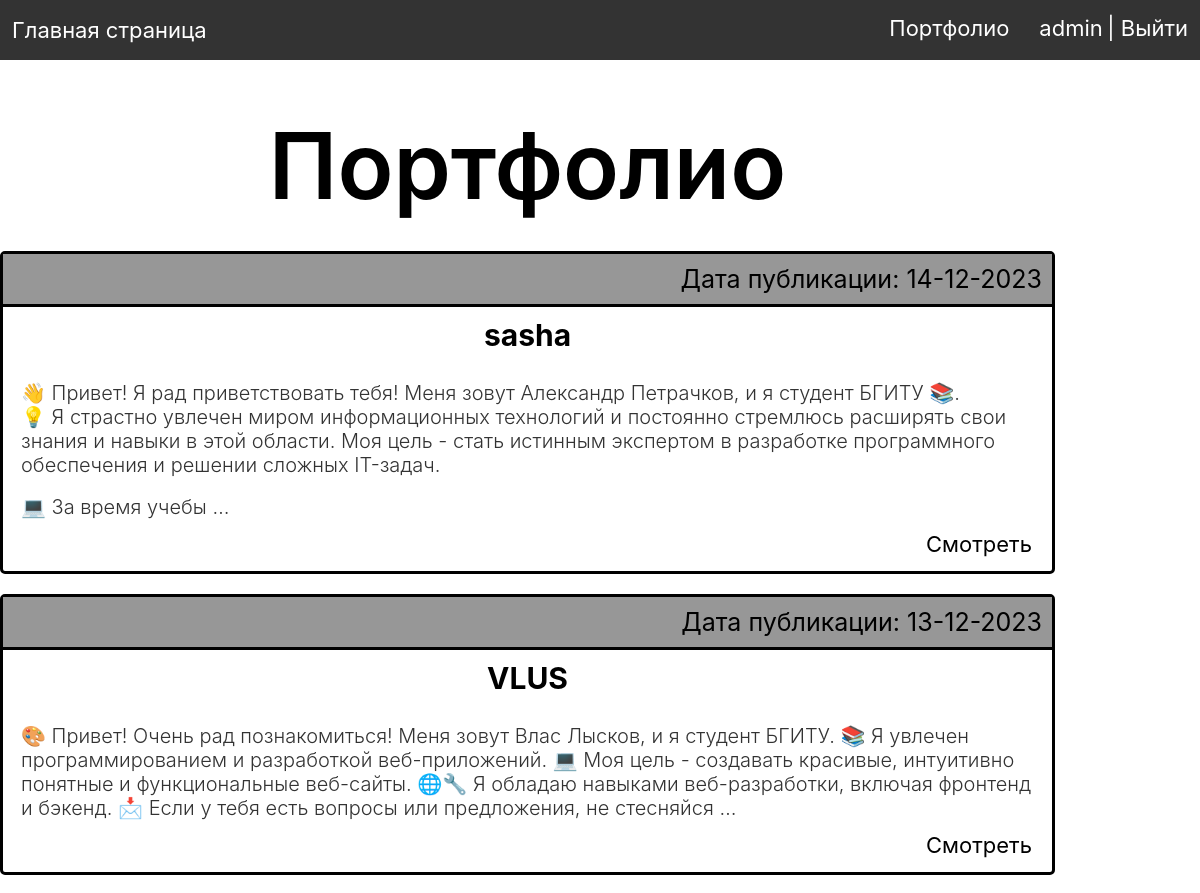
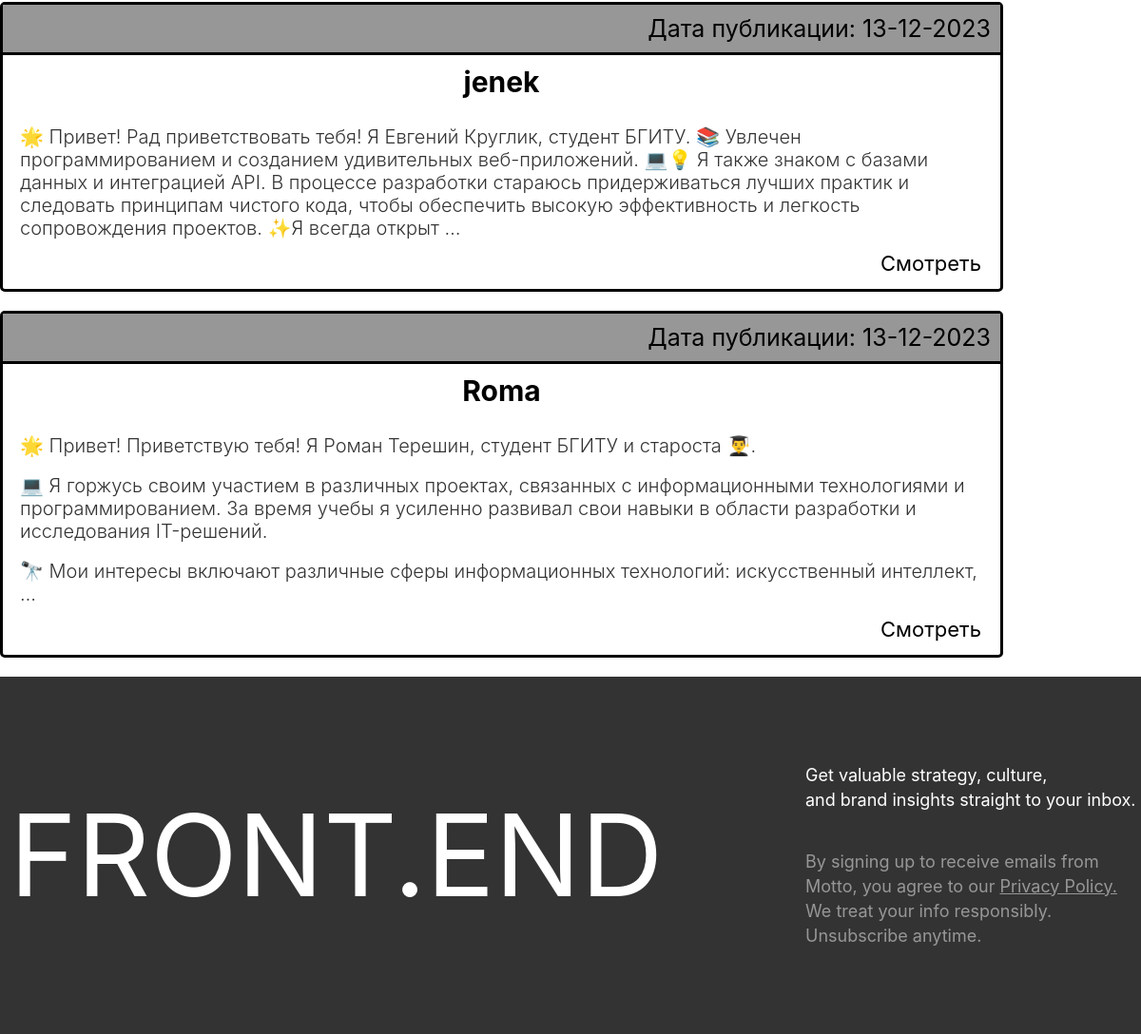
The page /portfolio/ (signed in) on the database its author committed (2 pictures, top to bottom).
### people/models.py (models this page shows, shortened)
class Portfolio(models.Model):
    user = models.OneToOneField(User, on_delete=models.CASCADE)
    slug = models.SlugField(max_length=255, unique=True, db_index=True, verbose_name="URL")
    creation_date = models.DateField(auto_now_add=True)
    update_date = models.DateField(auto_now=True)
    description = models.TextField(max_length=765)
    skills = models.CharField(max_length=255)
    photo_1 = models.ImageField(upload_to='portfolio/%Y/%m/%d/', blank=True, null=True)
    link_1 = models.URLField(blank=True)
    photo_2 = models.ImageField(upload_to='portfolio/%Y/%m/%d/', blank=True, null=True)
    link_2 = models.URLField(blank=True)
    photo_3 = models.ImageField(upload_to='portfolio/%Y/%m/%d/', blank=True, null=True)
    link_3 = models.URLField(blank=True)
    photo_4 = models.ImageField(upload_to='portfolio/%Y/%m/%d/', blank=True, null=True)
    link_4 = models.URLField(blank=True)
    photo_5 = models.ImageField(upload_to='portfolio/%Y/%m/%d/', blank=True, null=True)
    link_5 = models.URLField(blank=True)
    photo_6 = models.ImageField(upload_to='portfolio/%Y/%m/%d/', blank=True, null=True)
    link_6 = models.URLField(blank=True)
    photo_7 = models.ImageField(upload_to='portfolio/%Y/%m/%d/', blank=True, null=True)
    link_7 = models.URLField(blank=True)
    photo_8 = models.ImageField(upload_to='portfolio/%Y/%m/%d/', blank=True, null=True)
    link_8 = models.URLField(blank=True)
    def get_absolute_url(self):
        return reverse('portfolio_slug', kwargs={'portfolio_slug': self.slug})
    class Meta:
        verbose_name = 'Портфолио'
        verbose_name_plural = 'Портфолио'
        ordering = ['-creation_date', 'user']

### people/views.py (the view)
# urls.py: path('portfolio/', portfolio, name='portfolio'),
def portfolio(request):
    posts = Portfolio.objects.all()
    data = {
        'menu': menu,
        'title': 'Портфолио',
        'posts': posts
    }
    return render(request, 'people/portfolio.html', context=data)

### people/templates/people/portfolio.html (shortened to what this page needs)
{% extends 'people/base.html' %}
{% block content_css %}
{% load static %}
<link rel="stylesheet" type="text/css" href=" {% static 'people/css/portfolio.css' %}">
{% endblock %}
{% block content %}
     <div class="portfolio-container">
        <h1>{{title}}</h1>
        <ul class="list-articles">
        {% for p in posts %}
            <div class="frame">
            <li>
                <div class="article-panel">
                    <p class="last">Дата публикации: {{p.creation_date|date:"d-m-Y"}}</p>
                </div>
                    <h2>{{p.user}}</h2>
            <div class="text-description">
                {% autoescape on %}
                {{p.description|linebreaks|truncatewords:50}}
                {% endautoescape %}
            </div>
                <div class="clear">
                    <a class="look" href="{{ p.get_absolute_url }}">Смотреть</a>
                </div>
                </li>
            </div>
            <br>
        {% endfor %}
        </ul>
     </div>
{% endblock %}

### people/templates/people/base.html (shortened to what this page needs)
<!DOCTYPE html>
<html lang="ru">
<head>
    {% load static %}
    <link rel="stylesheet" type="text/css" href=" {% static 'people/css/base.css' %}">
    {% block content_css %}
    {% endblock %}
</head>
<body>
    <nav class="navbar">
        <a href="/">Главная страница</a>
        <ul class="navbar-list">
            {% for m in menu %}
            <li>
                <a href="{% url m.url_n %}"> {{m.title}}</a>
            </li>
            {% endfor %}
            {% if request.user.is_authenticated %}
                <li> <a href="{% url 'profile' %}">{{user.username}}</a> <a href="{% url 'logout' %}">| Выйти</a></li>
            {% endif %}
        </ul>
    </nav>
    <section>
        <div class="intro" id="intro">
        <div class="container">
            {% block content %}
            {% endblock %}
        </div>
        </div>
    </section>
    <footer>
        <div class="container footer-content">
            <h2 class="footer-title">FRONT.END</h2>
            <div class="footer-desc">
                <p class="footer-text-top">
                    Get valuable strategy, culture, <br>
                    and brand insights straight to your inbox.
                </p>
                <p class="footer-text-last">
                    By signing up to receive emails from Motto,
                    you agree to our <a href="{% url 'privacy' %}" class="mini-text">Privacy Policy.</a>
                    We treat your info responsibly. Unsubscribe anytime.
                </p>
            </div>
        </div>
    </footer>
</body>
</html>

### people/static/people/css/base.css (style rules this page uses)
* { padding: 0; margin: 0; }
body { background-color: white; font-family: 'Inter'; }
h1 { margin-top: 50px; margin-bottom: 30px; font-weight: 600; font-size: 92px; line-height: 111.34px; letter-spacing: 10%; }
.navbar { background-color: #333; height: 36px; display: flex; align-items: center; justify-content: space-between; padding: 12px; }
.navbar a { font-size: 22px; line-height: 14px; font-weight: 400; letter-spacing: 20%; color: white; text-decoration: none; }
.navbar-list { display: flex; }
.navbar-list li { list-style-type: none; }
.navbar-list li + li { margin-left: 30px; }
.container { width: 100%; height: 100%; max-width: 1200px; margin: 0 auto; }
footer { background-color: #333; height: 200px; padding: 88px 0px 88px 0px; margin-top: 160px; display: flex; margin: 0 auto; }
.footer-content { display: flex; justify-content: space-between; align-items: center; }
.footer-title { font-weight: 400; font-size: 120px; line-height: 124px; color: white; }
.footer-text-top { font-weight: 400; font-size: 18px; line-height: 26px; color: white; }
.footer-text-last, .mini-text { font-weight: 400; font-size: 18px; line-height: 26px; color: #979797; margin-top: 39px; }
.footer-desc { max-width: 353px; }
section { min-height: 100vh; }

### people/static/people/css/portfolio.css (style rules this page uses)
.portfolio-container { display: flex; align-items: center; justify-content: center; flex-direction: column; max-width: 1055px; }
.frame { border-radius: 5px; border-color: #333; border: 3px solid black; }
.last { font-size: 25px; font-weight: 400; padding: 10px; }
.article-panel { border-bottom: 3px solid black; display: flex; justify-content: flex-end; width: 100%; background-color: #979797; }
.list-articles { list-style-type: none; }
h2 { text-align: center; font-size: 30px; padding: 10px; }
.text-description p { font-size: 20px; font-weight: 300; margin: 18px; color: #333; }
.clear { display: flex; justify-content: flex-end; }
.look { margin-right: 20px; margin-bottom: 20px; text-decoration: none; font-size: 22px; line-height: 14px; font-weight: 400; color: black; }

### rows shown on the page
Portfolio: creation_date "14-12-2023", user "sasha", description "👋 Привет! Я рад приветствовать тебя! Меня зовут Александр Петрачков, и я студент БГИТУ 📚. 💡 Я страстно увлечен миром информационных технологий и постоянно стремлюсь расширять свои знания и навыки в этой области. Моя цель - стать истинным экспертом в разработке программного обеспечения и решении сложных IT-задач. 💻 За время учебы …"
Portfolio: creation_date "13-12-2023", user "VLUS", description "🎨 Привет! Очень рад познакомиться! Меня зовут Влас Лысков, и я студент БГИТУ. 📚 Я увлечен программированием и разработкой веб-приложений. 💻 Моя цель - создавать красивые, интуитивно понятные и функциональные веб-сайты. 🌐🔧 Я обладаю навыками веб-разработки, включая фронтенд и бэкенд. 📩 Если у тебя есть вопросы или предложения, не стесняйся …"
Portfolio: creation_date "13-12-2023", user "jenek", description "🌟 Привет! Рад приветствовать тебя! Я Евгений Круглик, студент БГИТУ. 📚 Увлечен программированием и созданием удивительных веб-приложений. 💻💡 Я также знаком с базами данных и интеграцией API. В процессе разработки стараюсь придерживаться лучших практик и следовать принципам чистого кода, чтобы обеспечить высокую эффективность и легкость сопровождения проектов. ✨Я всегда открыт …"
Portfolio: creation_date "13-12-2023", user "Roma", description "🌟 Привет! Приветствую тебя! Я Роман Терешин, студент БГИТУ и староста 👨‍🎓. 💻 Я горжусь своим участием в различных проектах, связанных с информационными технологиями и программированием. За время учебы я усиленно развивал свои навыки в области разработки и исследования IT-решений. 🔭 Мои интересы включают различные сферы информационных технологий: искусственный интеллект, …"

### other values the page prints
{{ m.title }} "Портфолио"
{{ user.username }} "admin"
{{ title }} "Портфолио"
